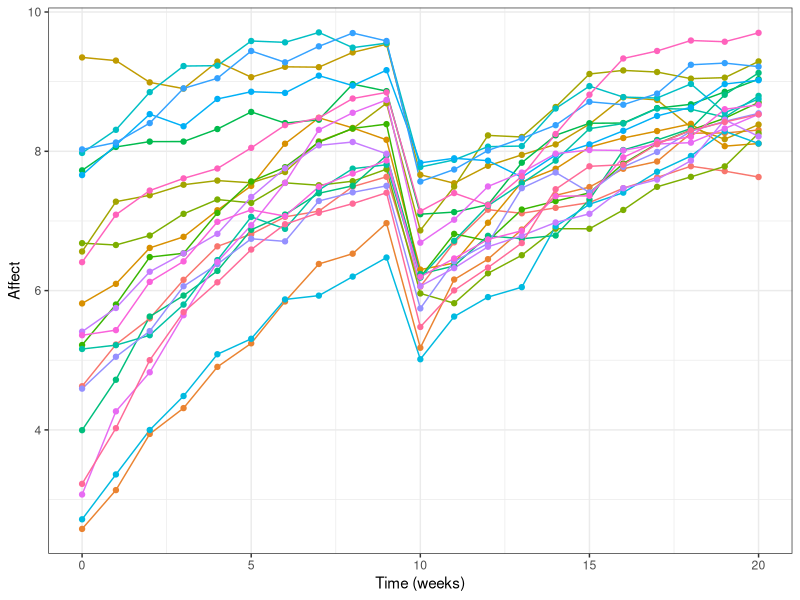

Reproduce this figure in R.
#####################################
# Adding a transient external shock
# Michael E. Aristodemou
# Week 9: 13.11.2025
#####################################

# install package if it is missing
if (!requireNamespace(c("ggplot2","dplyr","tidyr"), quietly = TRUE)) {
  install.packages(c("ggplot2","dplyr","tidyr"))
}

# load packages
library(dplyr)
library(tidyr)
library(ggplot2)

# Generate data for multiple subjects with individual differences
NSubjects <- 20
times <- seq(from=0, to=20, by=1) #generate sequence of time points when subjects are measured
Nobs <- length(times) #number of observations per subject
initialAffect <- rnorm(n = NSubjects, mean = 5, sd = 2)
A <- -.1 #continuous time state dependence
B <- 1 #continuous intercept
G <- .2 #system noise coefficient
M <- -2 #input effect coefficient
inputTime <- times[ceiling(length(times)/2)] #intervention after ~ 1/2 of time window passed
#create empty data.frame to fill step by step
data <- data.frame(Subject= rep(NA,NSubjects*Nobs),
                   Time = rep(NA,NSubjects*Nobs),
                   Affect = rep(NA,NSubjects*Nobs))
Nsteps <- 100 #number of steps in time to compute between each observation (increased precision)
row <- 0 #initialize row counter, to track which row of the data.frame we are on
for(subi in 1:NSubjects){
  for(obsi in 1:Nobs){ #for each observation of a subject
    row <- row + 1
    if(obsi==1) AffectState <- initialAffect[subi] #if first time point, set to initial affect
    if(obsi>1){ #else compute new affect state by taking a sequence of small steps in time
      for(stepi in 1:Nsteps){ #take Nsteps in time between each observation
        dAffect <- A*AffectState + B #compute deterministic slope of affect at earlier time point
        if(times[obsi]==inputTime) dAffect <- dAffect + M #add input effect if intervention time
        AffectState <- AffectState + dAffect * 1/Nsteps + #update state using slope and time step
          G * rnorm(n=1, mean=0, sd=sqrt(1/Nsteps)) #and add system noise
      }
    }
    data$Affect[row] <- AffectState #input affect data
    data$Time[row] <- times[obsi] #input time data
    data$Subject[row] <- subi #input subject data
    data$Input <- ifelse(data$Time == inputTime, 1, 0) #input effect data
  }
}


#data$Affect <- data$Affect + rnorm(n=nrow(data), mean = 0, sd = .05) #add measurement error
p <- ggplot(data, aes(x=Time, y=Affect, color=as.factor(Subject))) +
  geom_line() + geom_point() +
  theme_bw() +
  labs(x = "Time (weeks)", y = "Affect") +
  theme(legend.position = "none")